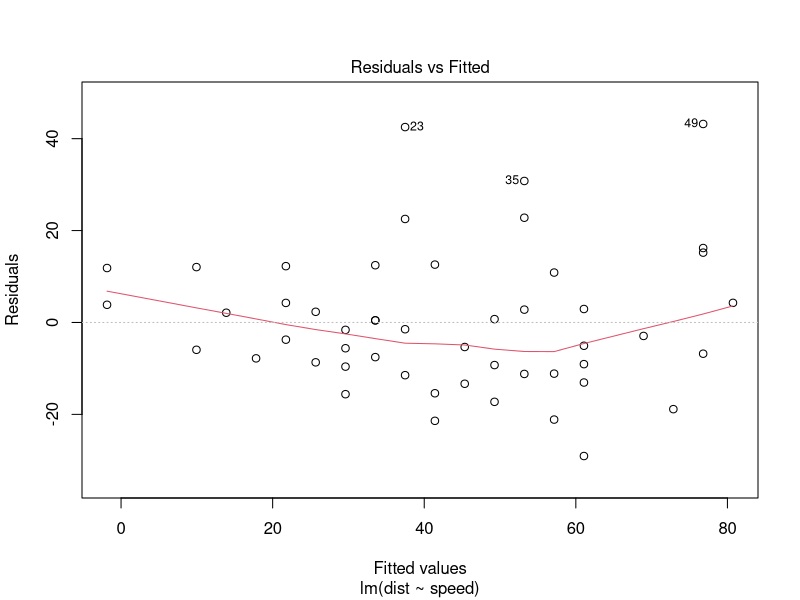

Source code (R):
#!/usr/bin/env Rscript

args <- commandArgs(trailingOnly = TRUE)
# Load vehicle data
data(cars)

# Create linear model
lm <- lm(dist~speed, cars)

# plot linear model results
png(args[1])
plot(lm, 1)
